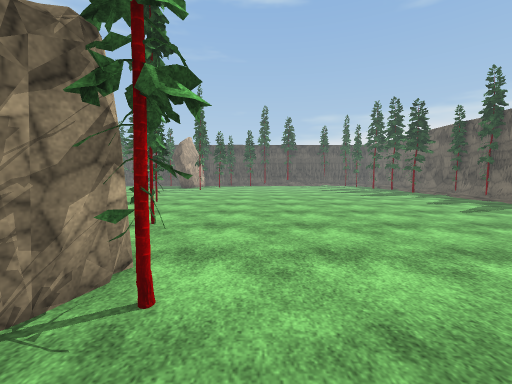
View 1 (above)

24 first-person views from a walk through a 3-D level made in the Unity game engine. The camera is 1.4 m above the floor, tilts 4° down and sees 90° across. The floor is counted in squares, 1 m on a side. Each view is taken from the middle of a square. On the plan, view 1 faces up. The plan holds only what a view shows up to about 13 squares ahead; the rest is blank. Some animated figures are left out. Some surface patterns are stand-ins.

View 2
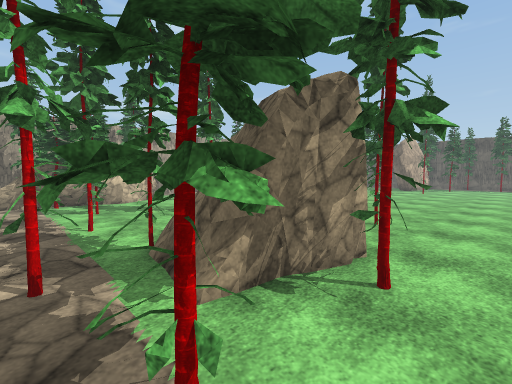

View 3
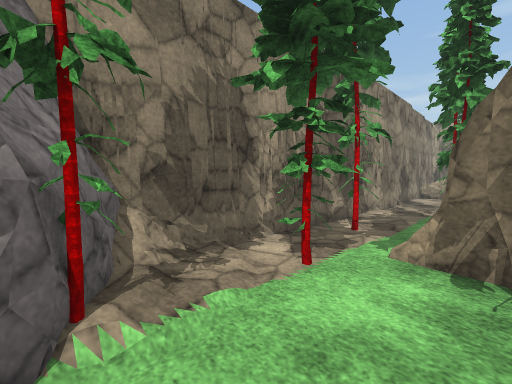

View 4
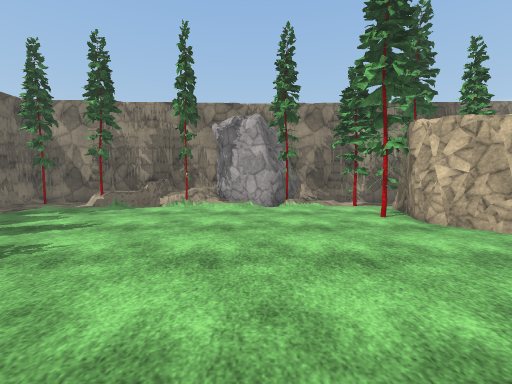

View 5
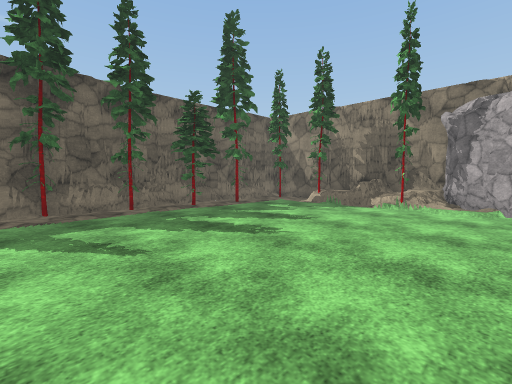

View 6
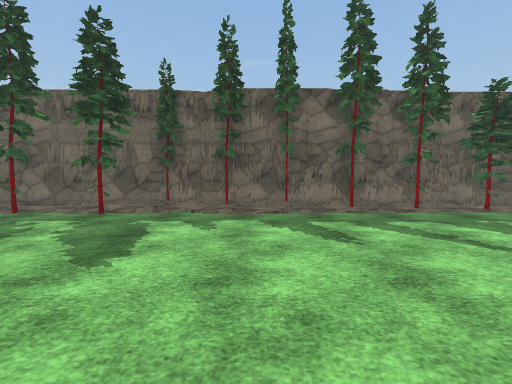

View 7
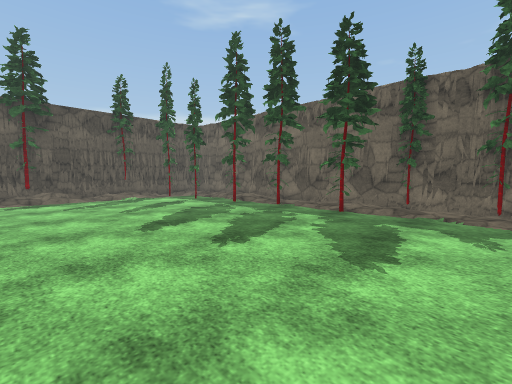

View 8
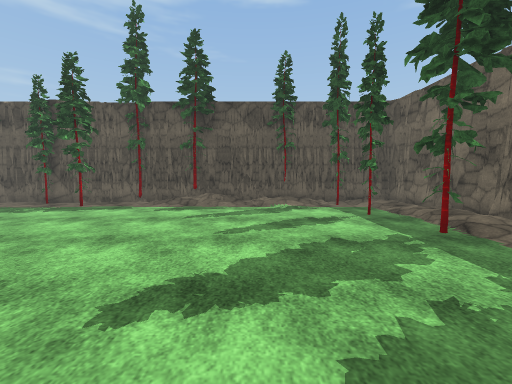

View 9
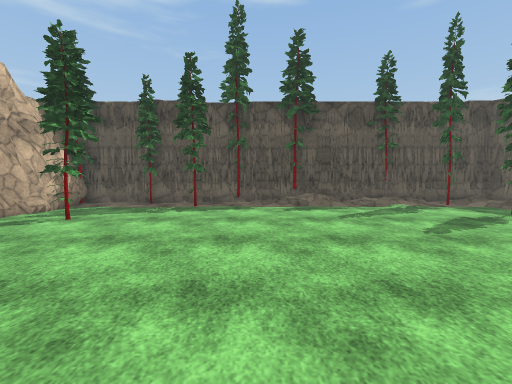

View 10
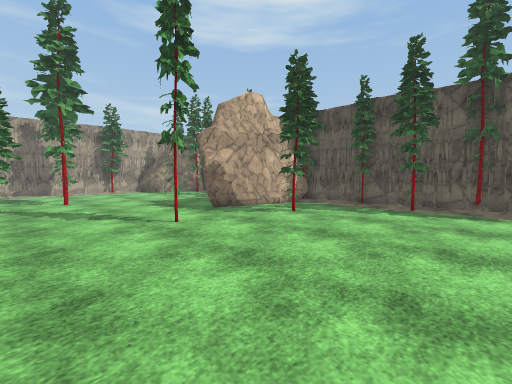

View 11
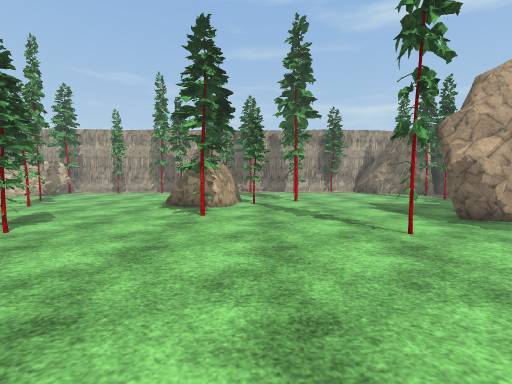

View 12
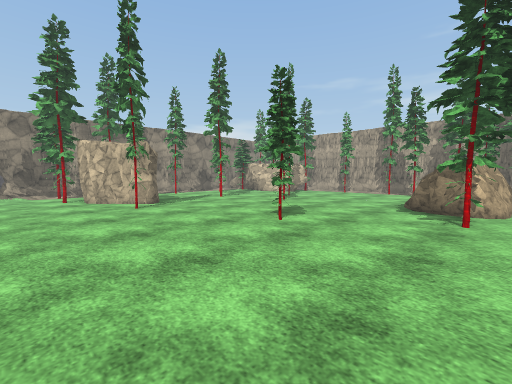

View 13
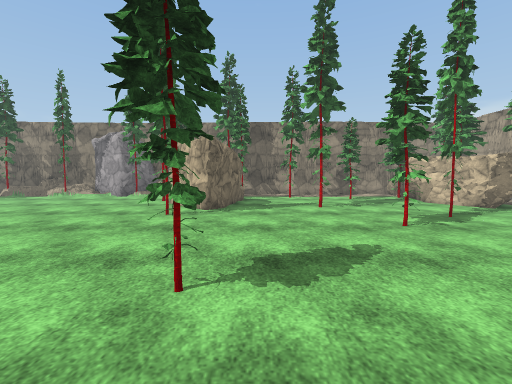

View 14
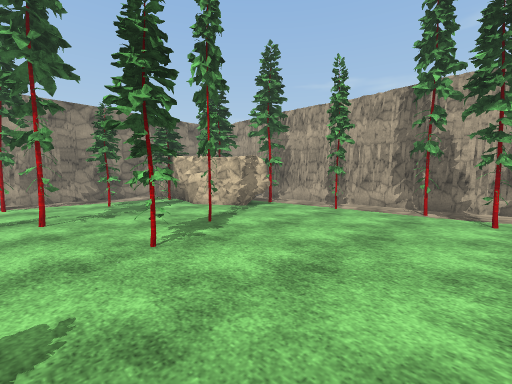

View 15
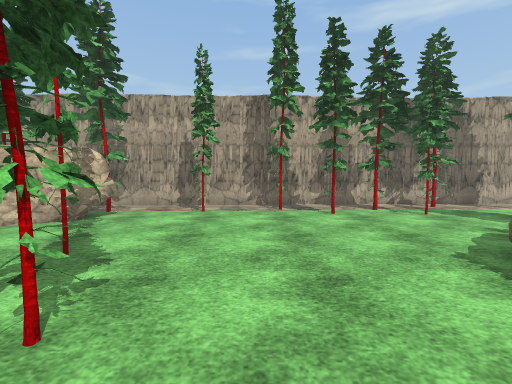

View 16
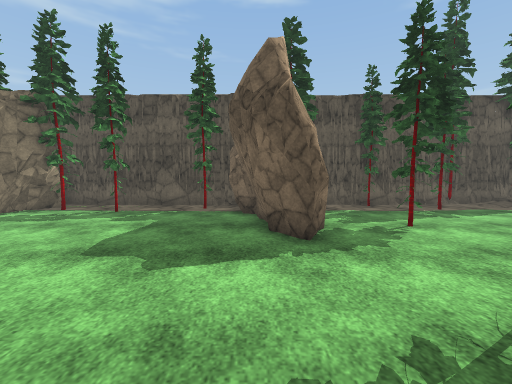

View 17
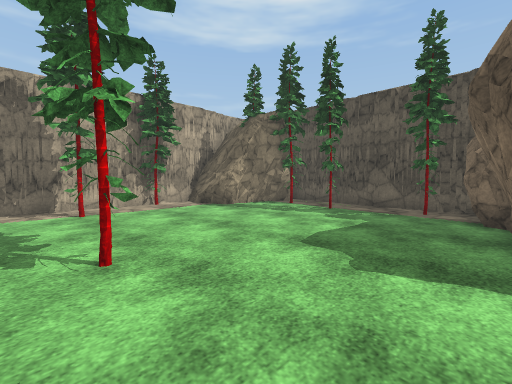

View 18
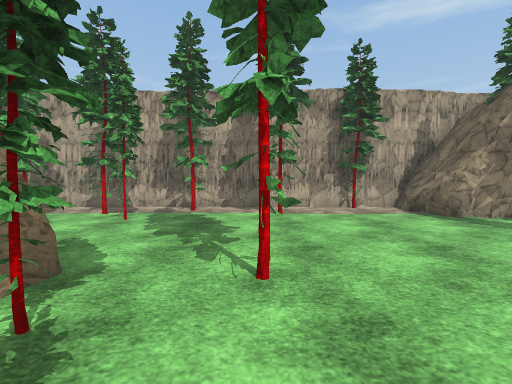

View 19
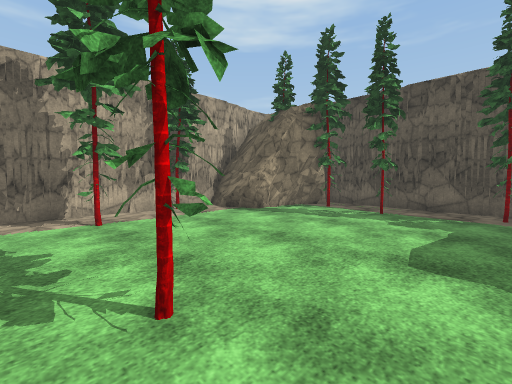

View 20
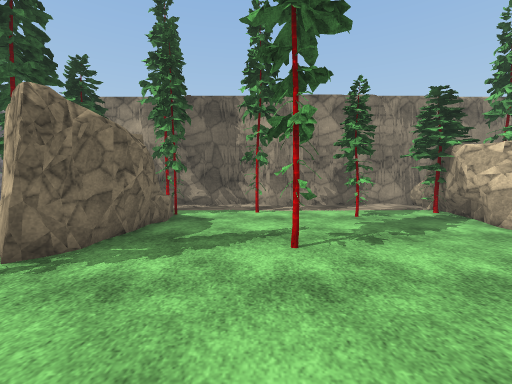

View 21
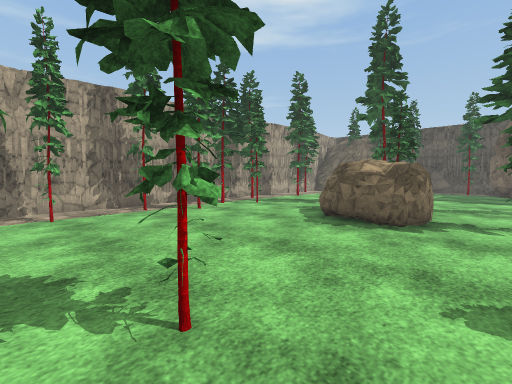

View 22
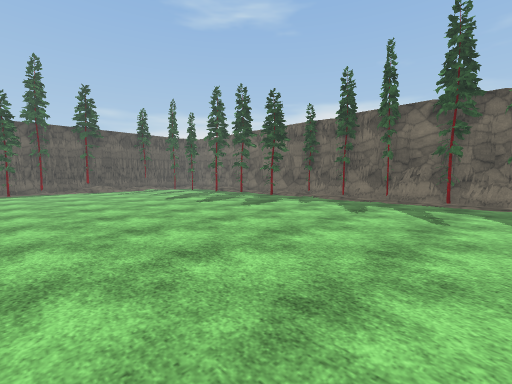

View 23
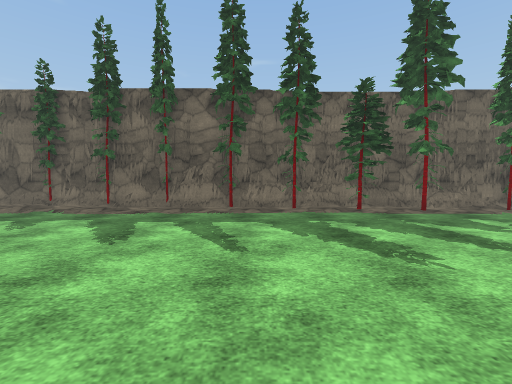

View 24
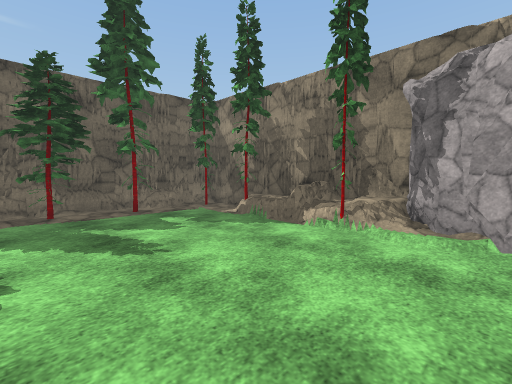

### Floor plan
Key: @ floor where view 1 was taken; # wall or solid block; x gap in a wall; . main floor; : floor 0.25 m higher than the main floor; + floor 0.75 m higher than the main floor; / step, stairs or slope; = window, fence, low wall or low ledge; ^ raised ledge; R rock.
Columns run from 20 left of view 1 to 14 right of it. Each row starts with its distance up from view 1.
 32    ########  ######################
 31    RR.....##  #..#..x../:///://x/:#
 30 RR R#.....##  #....##..../..//.//:#
 29 RRRR...#...####..................:#
 28 RRRR........###................#/:#
 27 #RRR........###.#.............../:#
 26 #...........###................./:#
 25 #............#.................#/:#
 24 #.................................#
 23 #...............................#x#
 22 #.#...............................#
 21 #.......#.........................#
 20 #...............................#:#
 19 ##.......#......................#:#
 18 ##.....RRRR......................:#
 17 #..#...RRRR.##....................#
 16 #.#....RRRR.......................#
 15 #.#.....RRR.......................#
 14 #..#..............................#
 13 #..............#..................#
 12 #.#...............................#
 11 #.................................#
 10 #.................................#
  9 #.........#.......................#
  8 #................................##
  7 #................#...............##
  6 #.###...........R................##
  5 #.####.....#...RRR...............##
  4 #..  #.........R RR...............#
  3      ##........RRRR#.............##
  2      ##..#.....RRRR#.............##
  1      ##.....#..#RR................#
  0      # ...........##@#RR//##x=#.###
 -1      =.........##.x/:RRRRR+=^=####
 -2     #################RRRRR######

Positions as (right, up) in squares from view 1, and headings:
1: (0, 0), facing up
2: (0, -1), facing up-left
3: (2, 2), facing down-left
4: (3, 11), facing down
5: (3, 11), facing down-right
6: (3, 14), facing right
7: (3, 15), facing up-right
8: (7, 19), facing up
9: (2, 19), facing up
10: (2, 19), facing up-left
11: (1, 19), facing left
12: (1, 18), facing down-left
13: (-6, 16), facing down
14: (-8, 14), facing down-left
15: (-8, 11), facing left
16: (-8, 20), facing up
17: (-8, 20), facing up-left
18: (-9, 21), facing left
19: (-10, 20), facing up-left
20: (-8, 10), facing down
21: (-8, 8), facing up-left
22: (-1, 8), facing up-right
23: (3, 9), facing right
24: (3, 6), facing down-right
